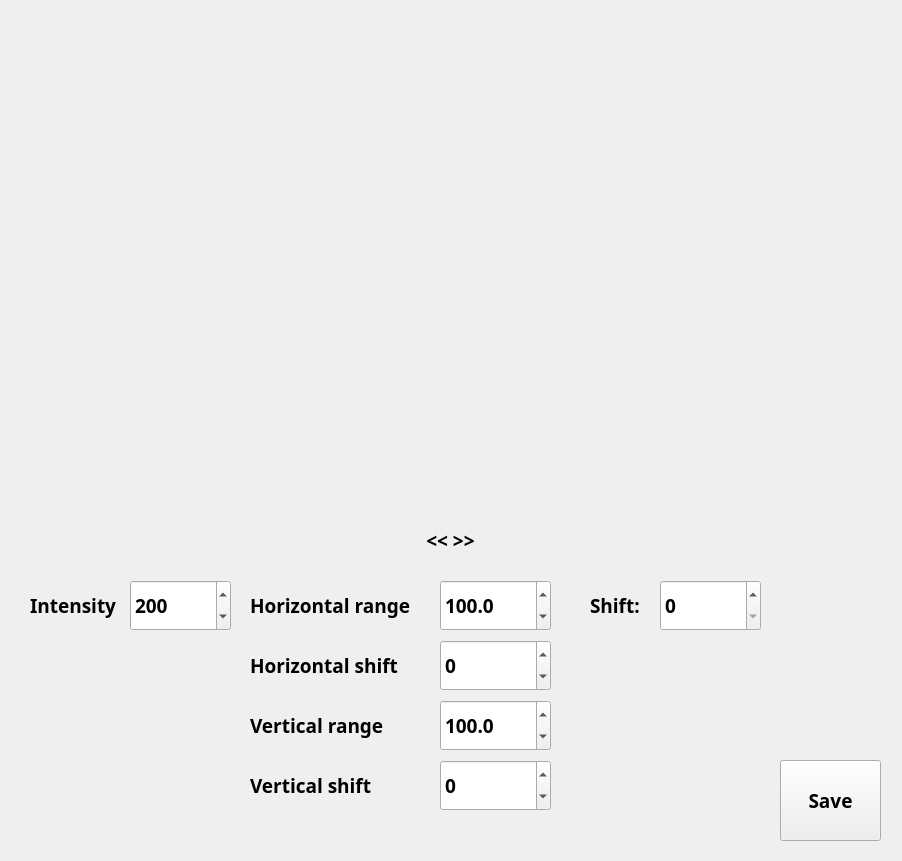
<?xml version="1.0" encoding="UTF-8"?>
<ui version="4.0">
 <class>Setup</class>
 <widget class="QWidget" name="Setup">
  <property name="geometry">
   <rect>
    <x>0</x>
    <y>0</y>
    <width>902</width>
    <height>861</height>
   </rect>
  </property>
  <property name="sizePolicy">
   <sizepolicy hsizetype="Fixed" vsizetype="Fixed">
    <horstretch>0</horstretch>
    <verstretch>0</verstretch>
   </sizepolicy>
  </property>
  <property name="windowTitle">
   <string>Form</string>
  </property>
  <widget class="QPushButton" name="save_btn">
   <property name="geometry">
    <rect>
     <x>780</x>
     <y>760</y>
     <width>101</width>
     <height>81</height>
    </rect>
   </property>
   <property name="font">
    <font>
     <family>Bahnschrift SemiBold</family>
     <pointsize>14</pointsize>
     <weight>75</weight>
     <bold>true</bold>
    </font>
   </property>
   <property name="text">
    <string>Save</string>
   </property>
  </widget>
  <widget class="QLabel" name="label">
   <property name="geometry">
    <rect>
     <x>30</x>
     <y>580</y>
     <width>151</width>
     <height>51</height>
    </rect>
   </property>
   <property name="font">
    <font>
     <family>Bahnschrift SemiBold</family>
     <pointsize>14</pointsize>
     <weight>75</weight>
     <bold>true</bold>
    </font>
   </property>
   <property name="text">
    <string>Intensity</string>
   </property>
  </widget>
  <widget class="QLabel" name="frame_width_label">
   <property name="geometry">
    <rect>
     <x>300</x>
     <y>520</y>
     <width>301</width>
     <height>41</height>
    </rect>
   </property>
   <property name="font">
    <font>
     <family>Bahnschrift SemiBold</family>
     <pointsize>14</pointsize>
     <weight>75</weight>
     <bold>true</bold>
    </font>
   </property>
   <property name="layoutDirection">
    <enum>Qt::LeftToRight</enum>
   </property>
   <property name="text">
    <string>&lt;&lt;  &gt;&gt;</string>
   </property>
   <property name="alignment">
    <set>Qt::AlignCenter</set>
   </property>
  </widget>
  <widget class="QLabel" name="label_2">
   <property name="geometry">
    <rect>
     <x>250</x>
     <y>580</y>
     <width>181</width>
     <height>51</height>
    </rect>
   </property>
   <property name="font">
    <font>
     <family>Bahnschrift SemiBold</family>
     <pointsize>14</pointsize>
     <weight>75</weight>
     <bold>true</bold>
    </font>
   </property>
   <property name="text">
    <string>Horizontal range</string>
   </property>
  </widget>
  <widget class="QDoubleSpinBox" name="intense">
   <property name="geometry">
    <rect>
     <x>130</x>
     <y>580</y>
     <width>101</width>
     <height>51</height>
    </rect>
   </property>
   <property name="font">
    <font>
     <family>Bahnschrift SemiBold</family>
     <pointsize>14</pointsize>
     <weight>75</weight>
     <bold>true</bold>
    </font>
   </property>
   <property name="decimals">
    <number>0</number>
   </property>
   <property name="minimum">
    <double>-1000000.000000000000000</double>
   </property>
   <property name="maximum">
    <double>1000000.000000000000000</double>
   </property>
   <property name="singleStep">
    <double>10.000000000000000</double>
   </property>
   <property name="value">
    <double>200.000000000000000</double>
   </property>
  </widget>
  <widget class="QDoubleSpinBox" name="h_range">
   <property name="geometry">
    <rect>
     <x>440</x>
     <y>580</y>
     <width>111</width>
     <height>51</height>
    </rect>
   </property>
   <property name="font">
    <font>
     <family>Bahnschrift SemiBold</family>
     <pointsize>14</pointsize>
     <weight>75</weight>
     <bold>true</bold>
    </font>
   </property>
   <property name="decimals">
    <number>1</number>
   </property>
   <property name="minimum">
    <double>0.100000000000000</double>
   </property>
   <property name="maximum">
    <double>100000.000000000000000</double>
   </property>
   <property name="singleStep">
    <double>0.100000000000000</double>
   </property>
   <property name="value">
    <double>100.000000000000000</double>
   </property>
  </widget>
  <widget class="QLabel" name="label_3">
   <property name="geometry">
    <rect>
     <x>590</x>
     <y>580</y>
     <width>61</width>
     <height>51</height>
    </rect>
   </property>
   <property name="font">
    <font>
     <family>Bahnschrift SemiBold</family>
     <pointsize>14</pointsize>
     <weight>75</weight>
     <bold>true</bold>
    </font>
   </property>
   <property name="text">
    <string>Shift:</string>
   </property>
  </widget>
  <widget class="QDoubleSpinBox" name="t_shift">
   <property name="geometry">
    <rect>
     <x>660</x>
     <y>580</y>
     <width>101</width>
     <height>51</height>
    </rect>
   </property>
   <property name="font">
    <font>
     <family>Bahnschrift SemiBold</family>
     <pointsize>14</pointsize>
     <weight>75</weight>
     <bold>true</bold>
    </font>
   </property>
   <property name="decimals">
    <number>0</number>
   </property>
   <property name="maximum">
    <double>100000.000000000000000</double>
   </property>
  </widget>
  <widget class="QDoubleSpinBox" name="h_shift">
   <property name="geometry">
    <rect>
     <x>440</x>
     <y>640</y>
     <width>111</width>
     <height>51</height>
    </rect>
   </property>
   <property name="font">
    <font>
     <family>Bahnschrift SemiBold</family>
     <pointsize>14</pointsize>
     <weight>75</weight>
     <bold>true</bold>
    </font>
   </property>
   <property name="decimals">
    <number>0</number>
   </property>
   <property name="minimum">
    <double>-100000.000000000000000</double>
   </property>
   <property name="maximum">
    <double>100000.000000000000000</double>
   </property>
   <property name="singleStep">
    <double>1.000000000000000</double>
   </property>
   <property name="value">
    <double>0.000000000000000</double>
   </property>
  </widget>
  <widget class="QLabel" name="label_4">
   <property name="geometry">
    <rect>
     <x>250</x>
     <y>640</y>
     <width>181</width>
     <height>51</height>
    </rect>
   </property>
   <property name="font">
    <font>
     <family>Bahnschrift SemiBold</family>
     <pointsize>14</pointsize>
     <weight>75</weight>
     <bold>true</bold>
    </font>
   </property>
   <property name="text">
    <string>Horizontal shift</string>
   </property>
  </widget>
  <widget class="QDoubleSpinBox" name="v_range">
   <property name="geometry">
    <rect>
     <x>440</x>
     <y>700</y>
     <width>111</width>
     <height>51</height>
    </rect>
   </property>
   <property name="font">
    <font>
     <family>Bahnschrift SemiBold</family>
     <pointsize>14</pointsize>
     <weight>75</weight>
     <bold>true</bold>
    </font>
   </property>
   <property name="decimals">
    <number>1</number>
   </property>
   <property name="minimum">
    <double>0.100000000000000</double>
   </property>
   <property name="maximum">
    <double>100000.000000000000000</double>
   </property>
   <property name="singleStep">
    <double>0.100000000000000</double>
   </property>
   <property name="value">
    <double>100.000000000000000</double>
   </property>
  </widget>
  <widget class="QLabel" name="label_5">
   <property name="geometry">
    <rect>
     <x>250</x>
     <y>760</y>
     <width>181</width>
     <height>51</height>
    </rect>
   </property>
   <property name="font">
    <font>
     <family>Bahnschrift SemiBold</family>
     <pointsize>14</pointsize>
     <weight>75</weight>
     <bold>true</bold>
    </font>
   </property>
   <property name="text">
    <string>Vertical shift</string>
   </property>
  </widget>
  <widget class="QDoubleSpinBox" name="v_shift">
   <property name="geometry">
    <rect>
     <x>440</x>
     <y>760</y>
     <width>111</width>
     <height>51</height>
    </rect>
   </property>
   <property name="font">
    <font>
     <family>Bahnschrift SemiBold</family>
     <pointsize>14</pointsize>
     <weight>75</weight>
     <bold>true</bold>
    </font>
   </property>
   <property name="decimals">
    <number>0</number>
   </property>
   <property name="minimum">
    <double>-100000.000000000000000</double>
   </property>
   <property name="maximum">
    <double>100000.000000000000000</double>
   </property>
   <property name="singleStep">
    <double>1.000000000000000</double>
   </property>
   <property name="value">
    <double>0.000000000000000</double>
   </property>
  </widget>
  <widget class="QLabel" name="label_6">
   <property name="geometry">
    <rect>
     <x>250</x>
     <y>700</y>
     <width>181</width>
     <height>51</height>
    </rect>
   </property>
   <property name="font">
    <font>
     <family>Bahnschrift SemiBold</family>
     <pointsize>14</pointsize>
     <weight>75</weight>
     <bold>true</bold>
    </font>
   </property>
   <property name="text">
    <string>Vertical range</string>
   </property>
  </widget>
  <widget class="QWidget" name="horizontalLayoutWidget">
   <property name="geometry">
    <rect>
     <x>10</x>
     <y>10</y>
     <width>881</width>
     <height>501</height>
    </rect>
   </property>
   <layout class="QHBoxLayout" name="frame_layout">
    <item>
     <widget class="QLabel" name="frame">
      <property name="enabled">
       <bool>true</bool>
      </property>
      <property name="sizePolicy">
       <sizepolicy hsizetype="Minimum" vsizetype="Minimum">
        <horstretch>0</horstretch>
        <verstretch>0</verstretch>
       </sizepolicy>
      </property>
      <property name="cursor">
       <cursorShape>CrossCursor</cursorShape>
      </property>
      <property name="text">
       <string/>
      </property>
      <property name="alignment">
       <set>Qt::AlignCenter</set>
      </property>
     </widget>
    </item>
   </layout>
  </widget>
 </widget>
 <resources/>
 <connections/>
</ui>
